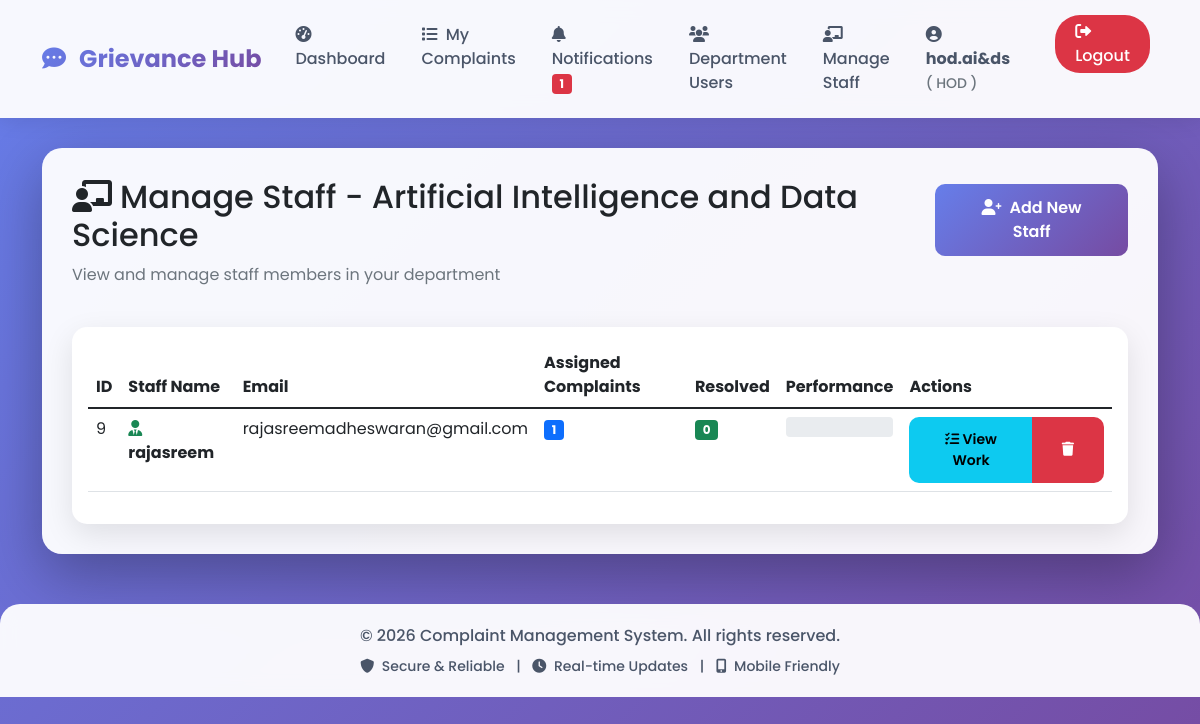
Page /department/manage-staff (signed in) on the committed database.
### models.py (models this page shows)
class User(UserMixin, db.Model):
    id = db.Column(db.Integer, primary_key=True)
    username = db.Column(db.String(80), unique=True, nullable=False)
    email = db.Column(db.String(120), unique=True, nullable=False)
    password = db.Column(db.String(200), nullable=False)
    role = db.Column(db.String(20), default='student')  # student, staff/mentor, hod, admin
    department = db.Column(db.String(100))
    year = db.Column(db.String(20))
    section = db.Column(db.String(10))
    parent_name = db.Column(db.String(100))
    parent_phone = db.Column(db.String(15))
    address = db.Column(db.Text)
    mentor_name = db.Column(db.String(100))  # For students - who is their mentor
    phone = db.Column(db.String(15))
    created_at = db.Column(db.DateTime, default=datetime.utcnow)
    complaints = db.relationship('Complaint', backref='author', lazy=True, foreign_keys='Complaint.user_id')
    assigned_complaints = db.relationship('Complaint', backref='assigned_staff', lazy=True, foreign_keys='Complaint.assigned_to')

### app.py (the view)
@app.route('/department/manage-staff')
@login_required
def manage_staff():
    if not is_department_admin(current_user):
        abort(403)
    staff_members = User.query.filter_by(department=current_user.department, role='staff').all()
    staff_stats = []
    for staff in staff_members:
        assigned_complaints = Complaint.query.filter(
            (Complaint.assigned_to == staff.id) | (Complaint.mentor_id == staff.id)
        ).count()
        resolved_complaints = Complaint.query.filter(
            ((Complaint.assigned_to == staff.id) | (Complaint.mentor_id == staff.id)) &
            (Complaint.status == 'resolved')
        ).count()
        staff_stats.append({
            'user': staff,
            'assigned': assigned_complaints,
            'resolved': resolved_complaints,
            'performance': round((resolved_complaints / assigned_complaints * 100) if assigned_complaints > 0 else 0, 2)
        })
    return render_template('manage_staff.html', staff_stats=staff_stats, department=current_user.department)

### app.py (called while the page is built)
def is_super_admin(user):
    return user.role == 'admin' and user.email == 'vanitha.sty3375@gmail.com'

def is_department_admin(user):
    return user.role == 'hod'

@login_manager.user_loader
def load_user(user_id):
    return User.query.get(int(user_id))

@app.context_processor
def utility_processor():
    return {
        'is_super_admin': is_super_admin,
        'is_department_admin': is_department_admin
    }

### templates/manage_staff.html (shortened to what this page needs)
{% extends "base.html" %}
{% block content %}
<div class="row mb-4">
    <div class="col-12">
        <div class="d-flex justify-content-between align-items-center">
            <h2><i class="fas fa-chalkboard-teacher me-2"></i>Manage Staff - {{ department }}</h2>
            <a href="{{ url_for('add_department_staff') }}" class="btn btn-primary">
                <i class="fas fa-user-plus me-2"></i>Add New Staff
            </a>
        </div>
        <p class="text-muted">View and manage staff members in your department</p>
    </div>
</div>
<div class="row">
    <div class="col-12">
        <div class="card">
            <div class="card-body">
                <div class="table-responsive">
                    <table class="table table-hover">
                        <thead>
                            <tr>
                                <th>ID</th>
                                <th>Staff Name</th>
                                <th>Email</th>
                                <th>Assigned Complaints</th>
                                <th>Resolved</th>
                                <th>Performance</th>
                                <th>Actions</th>
                             </thead>
                        <tbody>
                            {% for staff in staff_stats %}
                            <tr>
                                <td>{{ staff.user.id }}</td>
                                <td>
                                    <i class="fas fa-user-tie me-2 text-success"></i>
                                    <strong>{{ staff.user.username }}</strong>
                                </td>
                                <td>{{ staff.user.email }}</td>
                                <td>
                                    <span class="badge bg-primary">{{ staff.assigned }}</span>
                                </td>
                                <td>
                                    <span class="badge bg-success">{{ staff.resolved }}</span>
                                </td>
                                <td>
                                    <div class="progress" style="height: 20px;">
                                    </div>
                                </td>
                                <td>
                                    <div class="btn-group">
                                        <a href="{{ url_for('view_complaints') }}?assigned_to={{ staff.user.id }}"
                                           class="btn btn-sm btn-info">
                                            <i class="fas fa-tasks"></i> View Work
                                        </a>
                                        <button class="btn btn-sm btn-danger"
                                                onclick="deleteStaff({{ staff.user.id }}, '{{ staff.user.username }}')">
                                            <i class="fas fa-trash"></i>
                                        </button>
                                    </div>
                                </td>
                            </tr>
                            {% else %}
                            <tr>
                                <td colspan="7" class="text-center text-muted">No staff members in this department</td>
                            </tr>
                            {% endfor %}
                        </tbody>
                    </table>
                </div>
            </div>
        </div>
    </div>
</div>
{% endblock %}

### templates/base.html (shortened to what this page needs)
<!DOCTYPE html>
<html lang="en">
<head>
    <link href="https://cdn.jsdelivr.net/npm/bootstrap@5.1.3/dist/css/bootstrap.min.css" rel="stylesheet">
    <link rel="stylesheet" href="https://cdnjs.cloudflare.com/ajax/libs/font-awesome/6.0.0/css/all.min.css">
</head>
<body>
    <nav class="navbar navbar-expand-lg navbar-light">
        <div class="container">
            <a class="navbar-brand" href="{{ url_for('index') }}">
                <i class="fas fa-comment-dots me-2"></i>
                Grievance Hub
            </a>
            <div class="collapse navbar-collapse" id="navbarNav">
                <ul class="navbar-nav ms-auto">
                    {% if current_user.is_authenticated %}
                        <li class="nav-item">
                            {% if is_super_admin(current_user) %}
                                <a class="nav-link" href="{{ url_for('super_admin_dashboard') }}">
                                    <i class="fas fa-tachometer-alt me-1"></i> Dashboard
                                </a>
                            {% elif is_department_admin(current_user) %}
                                <a class="nav-link" href="{{ url_for('hod_dashboard') }}">
                                    <i class="fas fa-tachometer-alt me-1"></i> Dashboard
                                </a>
                            {% elif current_user.role == 'staff' %}
                                <a class="nav-link" href="{{ url_for('staff_dashboard') }}">
                                    <i class="fas fa-tachometer-alt me-1"></i> Dashboard
                                </a>
                            {% else %}
                                <a class="nav-link" href="{{ url_for('dashboard') }}">
                                    <i class="fas fa-tachometer-alt me-1"></i> Dashboard
                                </a>
                            {% endif %}
                        </li>
                        <li class="nav-item">
                            <a class="nav-link" href="{{ url_for('view_complaints') }}">
                                <i class="fas fa-list me-1"></i> My Complaints
                            </a>
                        </li>
                        <li class="nav-item position-relative">
                            <a class="nav-link" href="{{ url_for('view_notifications') }}">
                                <i class="fas fa-bell me-1"></i> Notifications
                                {% set unread = current_user.notifications|selectattr('is_read', 'equalto', false)|list|length %}
                                {% if unread > 0 %}
                                    <span class="badge bg-danger">{{ unread }}</span>
                                {% endif %}
                            </a>
                        </li>
                        {% if is_department_admin(current_user) %}
                            <li class="nav-item">
                                <a class="nav-link" href="{{ url_for('department_users') }}">
                                    <i class="fas fa-users me-1"></i> Department Users
                                </a>
                            </li>
                            <li class="nav-item">
                                <a class="nav-link" href="{{ url_for('manage_staff') }}">
                                    <i class="fas fa-chalkboard-teacher me-1"></i> Manage Staff
                                </a>
                            </li>
                        {% endif %}
                        <li class="nav-item me-2">
                            <span class="nav-link">
                                <i class="fas fa-user-circle me-1"></i>
                                <strong>{{ current_user.username }}</strong>
                                <small class="text-muted ms-1">
                                    ({% if is_super_admin(current_user) %}
                                        Super Admin
                                    {% elif is_department_admin(current_user) %}
                                        HOD
                                    {% elif current_user.role == 'staff' %}
                                        Staff
                                    {% else %}
                                        Student
                                    {% endif %})
                                </small>
                            </span>
                        </li>
                        <li class="nav-item">
                            <a class="nav-link logout-btn" href="{{ url_for('logout') }}"
                               onclick="return confirm('Are you sure you want to logout?')">
                                <i class="fas fa-sign-out-alt"></i> Logout
                            </a>
                        </li>
                    {% endif %}
                </ul>
            </div>
        </div>
    </nav>
    <div class="container">
        <div class="main-content">
            {% block content %}{% endblock %}
        </div>
    </div>
    <footer class="footer">
        <div class="container">
            <p class="mb-0">&copy; 2026 Complaint Management System. All rights reserved.</p>
            <p class="mb-0 mt-2 small">
                <i class="fas fa-shield-alt me-1"></i> Secure & Reliable
                <span class="mx-2">|</span>
                <i class="fas fa-clock me-1"></i> Real-time Updates
                <span class="mx-2">|</span>
                <i class="fas fa-mobile-alt me-1"></i> Mobile Friendly
            </p>
        </div>
    </footer>
</body>
</html>

### templates/base.html (style rules this page uses)
* { font-family: 'Poppins', sans-serif; }
body { background: linear-gradient(135deg, #667eea 0%, #764ba2 100%); min-height: 100vh; background-attachment: fixed; }
.navbar { background: rgba(255, 255, 255, 0.95) !important; backdrop-filter: blur(10px); box-shadow: 0 2px 20px rgba(0,0,0,0.1); padding: 15px 0; }
.navbar-brand { font-weight: 700; font-size: 1.5rem; background: linear-gradient(135deg, #667eea 0%, #764ba2 100%); -webkit-background-clip: text; -webkit-text-fill-color: transparent; transition: transform 0.3s ease; }
.nav-link { font-weight: 500; color: #4a5568 !important; margin: 0 10px; position: relative; transition: color 0.3s ease; }
.logout-btn { background-color: #dc3545; color: white !important; border-radius: 25px; padding: 5px 20px !important; margin-left: 15px; transition: all 0.3s ease; }
.main-content { background: rgba(255, 255, 255, 0.95); border-radius: 20px; padding: 30px; margin: 30px 0; box-shadow: 0 20px 60px rgba(0,0,0,0.3); animation: fadeInUp 0.5s ease; }
.card { border: none; border-radius: 15px; box-shadow: 0 10px 30px rgba(0,0,0,0.1); transition: all 0.3s ease; overflow: hidden; }
.btn { border-radius: 10px; padding: 12px 30px; font-weight: 600; transition: all 0.3s ease; border: none; }
.btn-primary { background: linear-gradient(135deg, #667eea 0%, #764ba2 100%); }
.footer { background: rgba(255, 255, 255, 0.95); backdrop-filter: blur(10px); padding: 20px 0; margin-top: 50px; border-radius: 20px 20px 0 0; color: #4a5568; text-align: center; font-weight: 500; }

### rows in the picture
User: username "hod.ai&ds", department "Artificial Intelligence and Data Science"
User: user.id "9", user.username "rajasreem", user.email "rajasreemadheswaran@gmail.com"

### other values in the picture
{{ unread }} "1"
{{ staff.assigned }} "1"
{{ staff.resolved }} "0"
